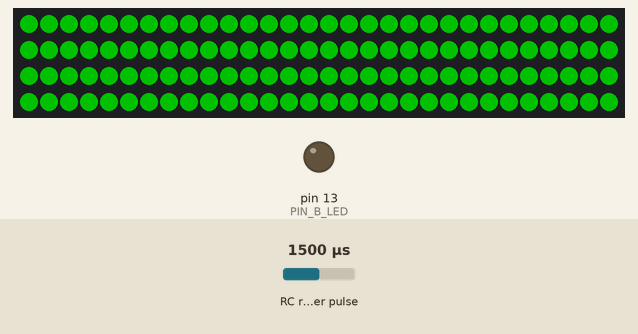
Recording of a sketch running on a simulated Arduino Uno, built with avr-gcc and run on an emulated ATmega328P. Parts: 120 RGB LEDs in strip order, left to right, continuing on the next row, output pins drawn as LEDs (lit = HIGH). Wiring (inferred from the names in the program): RC receiver channel: data pin 3. Inputs (shaded band) come from the test bench; at power-on: RC receiver pulse 1500 µs. Dim RGB values are drawn brighter than linear; random numbers use the default seed unless the sketch sets one; what the sketch prints to the serial monitor is not drawn.

Above: at 0.22 s.

The sketch:

Deadlock_Front.ino
```cpp
/** Deadlock's front LED panel

   @author Robert Karpinski
   @date 30/01/2019
   @board Adafruit Trinket M0

   LEDs fit in a 350x30mm panel.

*/
#include <Adafruit_NeoPixel.h>
#include <Adafruit_SleepyDog.h>
#include <math.h>

/** Settings */
#define BAUD_RATE       (115200)
#define PIXEL_W         (24) // pixels wide
#define PIXEL_H         (5) // pixels high
#define MIN_PULSE       (1000) // ms long
#define MAX_PULSE       (2000) // ms long
#define ERR_PULSE       (30*MAX_PULSE) // ms long
#define FRAME_RATE      (50000)

/** Pin Map */
#define PIN_SPARE       (0) // used for seeding rand()
#define PIN_NEOPIXEL    (4)
#define PIN_B_LED       (13)
#define PIN_RC_RX       (3)

/** Globals */
Adafruit_NeoPixel pixels = Adafruit_NeoPixel(PIXEL_W * PIXEL_H, PIN_NEOPIXEL, NEO_GRB + NEO_KHZ800);
volatile unsigned long last_activity = 0x00UL;
volatile unsigned long pulse_length = 0x00UL;
enum _states {s_failsafe, s_breathe_red, s_larson_scan, s_orange_term, s_rainbow_sparkles} current_state;
void breathe(char colour);
void rainbow_sparkles(void);


void setup(void) {

  Serial.begin(BAUD_RATE);
  Serial.println("Deadlock Bling starting...");

  int wdt_timeout = Watchdog.enable(1000);
  Serial.print("Watchdog timeout set for: ");
  Serial.print(wdt_timeout, DEC);
  Serial.println("ms.");

  pinMode(PIN_NEOPIXEL, OUTPUT);
  pinMode(PIN_B_LED, OUTPUT);
  pinMode(PIN_RC_RX, INPUT);

  randomSeed(analogRead(A2));

  digitalWrite(PIN_NEOPIXEL, LOW);
  digitalWrite(PIN_B_LED, LOW);
  attachInterrupt(digitalPinToInterrupt(PIN_RC_RX), rc_handler, CHANGE);

  current_state = s_failsafe;
  //current_state = s_rainbow_sparkles;

  pixels.begin();

}

void loop(void) {
  unsigned int loop_timer = micros();

  if ((micros() - last_activity) > ERR_PULSE)
  {
    Serial.println("No RX pulses!");
    current_state = s_failsafe;
    pulse_length = 0x00UL;
  }

  // monster switch case, where each case should draw a frame
  switch (current_state)
  {
    case s_breathe_red:
      breathe('R'); // breathe red
      break;
    case s_larson_scan:
      break;
    case s_orange_term:
      break;
    case s_rainbow_sparkles:
      rainbow_sparkles();
      break;
    case s_failsafe:
    default:
      breathe('G'); // breathe green
  }
  pixels.show(); // write out

  Watchdog.reset();

  while ((micros() - loop_timer) < FRAME_RATE);
}

/** Servo signal grabber

    interrupts on changes to PIN_RC_RX
    saves a timestamp on rising edges
    calculates the duration and saves to a global on falling edges
    on each edge updates a global activity counter
*/
void rc_handler(void) {
  static byte last_status = LOW;
  static unsigned long last_time = 0x00UL;

  if (last_status == LOW && digitalRead(PIN_RC_RX) == HIGH)
  {
    // seen rising edge
    last_time = micros();
    last_status = HIGH;
  }
  else if (last_status == HIGH && digitalRead(PIN_RC_RX) == LOW)
  {
    // seen falling edge
    pulse_length = constrain((micros() - last_time), (MIN_PULSE * 0.9), (MAX_PULSE * 1.1));
    last_status = LOW;
  }

  last_activity = micros();

  return;
}

/** Breath a colour
* Code taken from here: https://sean.voisen.org/blog/2011/10/breathing-led-with-arduino/
*/
void breathe(char colour) {
  const unsigned int duration = 60;
  const float min_val = 0.18393972; // 1-e
  const float max_val = 100.833798; // 255 / (e - (1/e))

  static unsigned int animation_step = 0x00;

  float brightness = (exp(sin((float(animation_step)/duration)*PI)) - min_val) * max_val;

  // consider using gamma values?
//  Serial.print(animation_step, DEC);
//  Serial.print("\t");
//  Serial.println(brightness);

  brightness = constrain(brightness, 0, 255);

  if(animation_step == 2*duration) animation_step = 0x00;
  else animation_step += 1;

  if(colour == 'R') pixels.fill(pixels.Color(brightness,0,0));
  if(colour == 'G') pixels.fill(pixels.Color(0,brightness,0));
  if(colour == 'B') pixels.fill(pixels.Color(0,0,brightness));

  return;
}

/** Generates random sparkles
    Inspired by: https://github.com/pimoroni/unicorn-hat
*/
void rainbow_sparkles(void) {
  const unsigned int pixel_count = 8;
  unsigned int x, y, r, g, b;

  for (int i = 0; i < pixel_count; i++)
  {
    x = random(0, PIXEL_W);
    y = random(0, PIXEL_H);
    r = random(0, 255);
    g = random(0, 255);
    b = random(0, 255);
    pixels.setPixelColor(((y * PIXEL_W) + x), r, g, b);
  }
  return;
}
```
